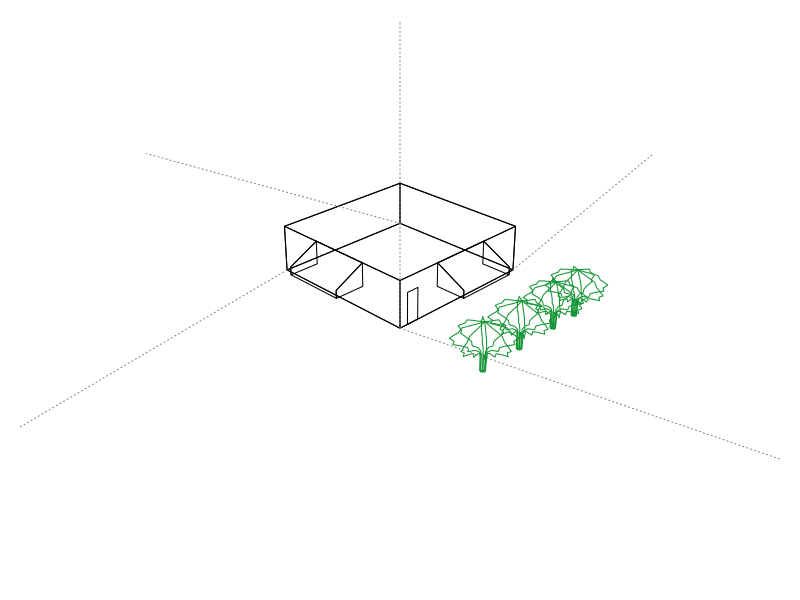

Recreate this plot in R.
####################
## Core functions ##
####################

## start a 3d scene function
site3d <- function(bg="#ffffff", linecol="#000000",
                    xlim=c(-15,15), ylim=c(-15,15), zlim=c(0,5),
                    theta=-45, phi=20, r=sqrt(3), plot=TRUE) {
    
    par(mar=c(1,1,1,1), bg=bg)
    tm <- persp(matrix(rep(0,4), nrow=2),
                xlim=xlim, ylim=ylim, zlim=zlim,
                col="#00000000", border=NA, theta=theta, phi=phi, xlab="x", scale=FALSE, box=FALSE)
    if (!plot) {
        dev.off()
        invisible(return(tm))
    }

    ##return the transformation matrix to add any other points
    invisible(tm)
}


## rotate around axis function
rotpts <- function(x, axis, angle) {

    angle <- angle * pi/180
    
    if(axis == "x") {
        rmat <- matrix(c(1,0,0,0,cos(angle),sin(angle),0,-sin(angle),cos(angle)), nrow=3)
    } else
        if(axis == "y") {
            rmat <- matrix(c(cos(angle),0,-sin(angle),0,1,0,sin(angle),0,cos(angle)), nrow=3)
        } else
            if(axis == "z") {
                rmat <- matrix(c(cos(angle),sin(angle),0,-sin(angle),cos(angle),0,0,0,1), nrow=3)
            }

    res <- t(rmat %*% t(x))
    split(res, c("x","y","z")[col(res)])
}


## translate (move) function
transpts <- function(x, xa=0, ya=0, za=0) {
    x$x <- x$x + xa
    x$y <- x$y + ya
    x$z <- x$z + za
    x
}

## TODO scale function


## functions for surface normal calculation

## crossproduct in 3D
vector.cross <- function(a, b) {
    if(length(a)!=3 || length(b)!=3){
        stop("Cross product is only defined for 3D vectors.");
    }
    i1 <- c(2,3,1)
    i2 <- c(3,1,2)
    return (a[i1]*b[i2] - a[i2]*b[i1])
}

## actual calculation of surface normal
normcalc <- function(x, chunk=FALSE) {
    if(!is.data.frame(x)) x <- as.data.frame(x)
    i <- x[2:3,] - x[c(1,1),]
    iA <- unlist(i[1,])
    iB <- unlist(i[2,])
    setNames(as.list(vector.cross(iA,iB)), c("x","y","z"))
}

## create a simplified trans3d() function to take x/y/z as a single input
t3d <- function(x,pmat) do.call(trans3d, c(list(pmat=pmat), x) )


###########
## Setup ##
###########


## start the plot and save the transformation matrix for x/y/z to x/y for plotting
tm <- site3d(theta=-45, phi=25, r=0)


##########
## Plot ##
##########

## floor
flr <- data.frame(x=c(-5,5,5,-5), y=c(-5,-5,5,5), z=c(0,0,0,0))
polygon(t3d(flr, tm))

## wall sides - always rotated around (0,0), so if start at one edge, just rotate once
wall <- data.frame(x=c(-5,5,5,-5), y=c(-5,-5,-5,-5), z=c(0,0,3,3))
wallcol <- "#bf7e2400"

polygon(t3d(wall, tm), col=wallcol)
polygon(t3d(rotpts(wall, axis="z", angle=90), tm), col=wallcol)
polygon(t3d(rotpts(wall, axis="z", angle=-90), tm), col=wallcol)
polygon(t3d(rotpts(wall, axis="z", angle=180), tm), col=wallcol)


## shade awning
awncol <- "#839b1800"
awn <- list(
    main = data.frame(x=c(0,0,2,2,2,2), y=c(-2,2,2,2,-2,-2), z=c(1.5,1.5,0.5,0,0,0.5)),
    s1   = data.frame(x=c(0,2,2,0),     y=c(2,2,2,2),        z=c(1.5,0.5,0,0)),
    s2   = data.frame(x=c(0,2,2,0),     y=c(-2,-2,-2,-2),    z=c(1.5,0.5,0,0))
)

lapply(awn, function(x) polygon(t3d(transpts(rotpts(x, axis="z", angle=180), xa=-5, za=1.5), pmat=tm), col=awncol) )
lapply(awn, function(x) polygon(t3d(transpts(rotpts(x, axis="z", angle=-90), ya=-5, za=1.5), pmat=tm), col=awncol) )

## roof - floor + 3 metres
roofcol <- "#cccccc00"
polygon(t3d(transpts(flr, za=3), tm), col=roofcol)


## standard door
doorcol <- "#ffffff00"
door <- data.frame(x=c(-0.41,-0.41,0.41,0.41), y=c(0,0,0,0), z=c(0,2.04,2.04,0))
polygon(t3d(transpts(door, ya=-5, xa=-4), pmat=tm), col=doorcol)


## add some trees
treecol = "#119332"

treept <- data.frame(
    x = c(-0.15, -0.17, -0.4, -0.75, -0.81, -1.08, 
          -1.57, -1.5, -1.75, -1.58, -1.3, -1.15, -0.8, -0.48, -0.18, -0.05, 
          0, 0.05, 0.18, 0.48, 0.8, 1.15, 1.3, 1.58, 1.75, 1.5, 1.57, 1.08, 
          0.81, 0.75, 0.4, 0.17, 0.15),
    y = 0,
    z = c(0, 1.12, 1.24, 1.17, 1.4, 
          1.49, 1.58, 1.77, 1.95, 2.1, 2.29, 2.55, 2.67, 2.76, 2.86, 2.91, 
          2.93, 2.91, 2.86, 2.76, 2.67, 2.55, 2.29, 2.1, 1.95, 1.77, 1.58, 
          1.49, 1.4, 1.17, 1.24, 1.12, 0)
)

tree <- lapply(c(0,45,90,135), function(a) rotpts(treept, angle=a, axis="z"))
##invisible(lapply(lapply(tree, transpts, ya=-9), function(x) polygon(t3d(x, pmat=tm), border=treecol)))

## multiple them trees
invisible(Map(
    function(x, xa, ya) {
        x <- lapply(x, transpts, xa=xa, ya=ya)
        lapply(x, function(x) polygon(t3d(x, pmat=tm), border=treecol))
    },
    list(tree),
    c(-5,-2,1,3),
    -11
))


## test normals
normcol <- "grey50"
normlty <- 3

lines(t3d(rbind(wall[1,], normcalc(wall)), tm), col=normcol, lty=normlty)
lines(t3d(rbind.data.frame(
    rotpts(wall[1,], axis="z", angle=90),
    normcalc(rotpts(wall, axis="z", angle=90))),tm), col=normcol, lty=normlty)
lines(t3d(rbind.data.frame(
    rotpts(wall[1,], axis="z", angle=180),
    normcalc(rotpts(wall, axis="z", angle=180))),tm), col=normcol, lty=normlty)
lines(t3d(rbind.data.frame(
    rotpts(wall[1,], axis="z", angle=270),
    normcalc(rotpts(wall, axis="z", angle=270))),tm), col=normcol, lty=normlty)

lines(t3d(rbind(flr[1,], normcalc(flr)), tm), col=normcol, lty=normlty)
           
           









## for drawing an object in a 2d plane and then
## rotating around an axis like a lathe to make it 3d
##dev.new()
##plot(NA, xlim=c(-3,3), ylim=c(0,3))
##abline(v=0, h=0, col="red")
##pts <- locator()




##Example:
##
##    Find a normal to the plane that passes through the points (1, 0, 2), (2, 3, 0), and (1, 2, 4) 
##
##Solution:
##
##    By direct substitution, A = ( 2, 3, 0 ) - ( 1, 0, 2) = ( 1, 3, -2 ) and B = (1, 2, 4) - (1, 0, 2) = (0, 2, 2),
##so their cross product n = ( 10, -2, 2 ).

##dat <- rbind(c(1, 0, 2), c(2, 3, 0), c(1, 2, 4))
##o <- dat[c(2,3),] - dat[c(1,1),]
##vector.cross(o[1,], o[2,])
##
##site3d(theta=70)
##points(t3d(unname(data.frame(dat)),tm), col=1:3)
##polygon(t3d(unname(data.frame(dat)),tm))
##lines(c(0.138,0.012),c(0.03159,-0.0027))

## the normal point seems to be perpendicular to the first point passed into the equation
## for a plane



